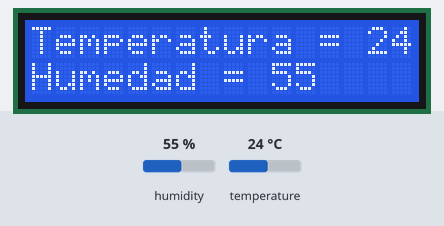
The program below on a simulated pyboard running MicroPython. On the bench: 16×2 character LCD. The test bench sets the inputs (shaded band); at power-on: humidity 55 %, temperature 24 °C. What the program prints to the serial console is not drawn.

Above: at 1.2 s.
1.3 s: humidity set to 22 %
At 2.0 s:
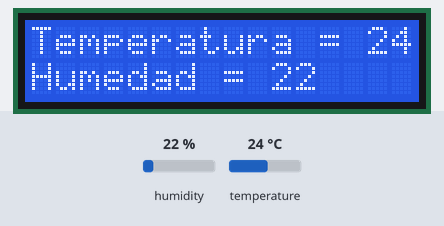
3.4 s: temperature set to 12 °C
At 5.8 s:
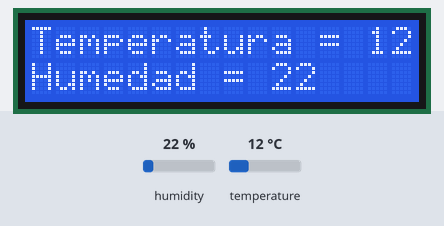
6.1 s: humidity set to 40 %
At 7.1 s:
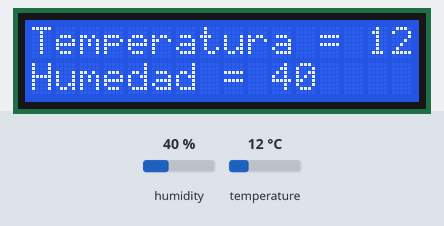
8.2 s: temperature set to 19 °C
At 9.7 s:
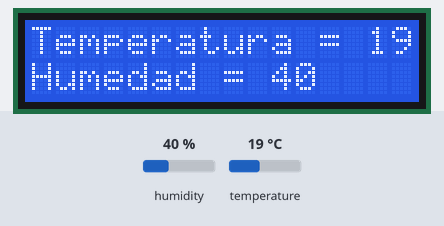
Timing chart, 0 to 11.2 s (numbered marks = the images above; inputs shaded):
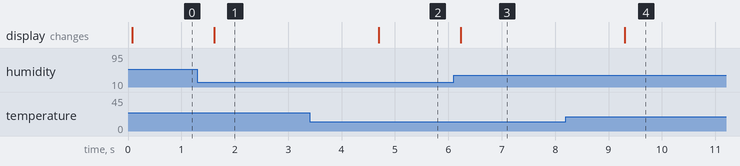

Measured:
- after the input at 1.3 s, the display: changes after 0.32 s (image 1)
- after the input at 3.4 s, the display: changes after 1.3 s (image 2)
- after the input at 6.1 s, the display: changes after 0.13 s (image 3)
- after the input at 8.2 s, the display: changes after 1.1 s (image 4)

The program:

LCD_RS_E_4bit_DHT11.py
```python
# main.py -- put your code here!
import pyb														# Clase que contiene la conf de la pyboard
import dht														# Clase que contiene la conf del sensor DHT11
from pyb import delay, millis									# importa conf de delay, millis
from lcd_api import LcdApi										# Clase que contiene las funciones del LCD
from pyb_gpio_lcd import GpioLcd  								# Clase que contiene la conf del LCD con GPIO

RS 	= pyb.Pin('X2');
E	= pyb.Pin('X3');
D4 	= pyb.Pin('X4');
D5 	= pyb.Pin('X5');
D6 	= pyb.Pin('X6');
D7 	= pyb.Pin('X7');
PX1 = pyb.Pin(pyb.Pin.board.X1, pyb.Pin.IN);					# Conectar DHT11 al pin X1 configurando este como entrada
d = dht.DHT11(PX1);												# instantacion del pin X1 en el sensor DHT11

lcd = GpioLcd(RS,E,D4,D5,D6,D7);								# Instantacion del i2c a un display lcd 16x2 en la direccion 0x27
#lcd.move_to(0, 0)
#lcd.putstr("%7d" % (millis() // 1000))
while True:
	d.measure()													# actualiza mediciones desde el DHT11
	DT=d.temperature() # eg. 23 (°C)							# guarda en DT la temperatura en grados celcuis medida como entero
	DH=d.humidity()    # eg. 41 (% RH)							# guarda en DH la humedad relativa en % de humedad medida cmo entero
	print("la temperatura es:",DT, "y  la humedad:",DH)			# imprime en el terminal serial el texto
	lcd.move_to(0, 0)											# ubica display en la columna 0 fila 0 el cursor
	lcd.putstr("Temperatura = %d" %DT)							# imprime texto en el display
	lcd.move_to(0, 1)											# ubica display en la columna 0 fila 1 el cursor
	lcd.putstr("Humedad = %d" %DH)								# imprime texto en el display
	pyb.delay(1500)												# retardo de 1500 mseg o 1.5 seg
```
